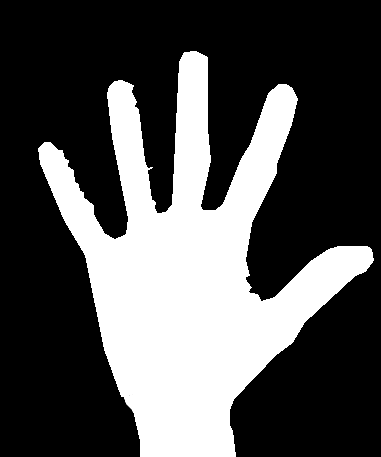
//> input picture ContourDemo4/defects1.png, 381 x 457 px
$ ./ContourDemo4   (built with g++ and OpenCV 4)
//> lines starting //> are read from the running program, lines starting //| are printed output that depends on the picture; after the words box and inside, x2 and y2 are one past the last pixel; in counts of white or black regions, pixels touching at a corner belong together
### ContourDemo4/stdafx.h
// stdafx.h : 可在此標頭檔中包含標準的系統 Include 檔，
// 或是經常使用卻很少變更的
// 專案專用 Include 檔案
//

#pragma once

#include "targetver.h"

#include <stdio.h>
#include <tchar.h>


// TODO:  在此參考您的程式所需要的其他標頭

### ContourDemo4/ContourDemo4.cpp
// ContourDemo4.cpp : 定義主控台應用程式的進入點。
//

#include "stdafx.h"
#include <opencv2\opencv.hpp>
#include <opencv2\core\utility.hpp>
#include <opencv2\imgproc.hpp>
#include <opencv2\highgui.hpp>
#include <iostream>
#include <iomanip>

using namespace cv;
using namespace std;

Mat imgSrc, imgG, imgBW, imgDst, imgMask;
bool sortByXAscend(Point a, Point b) { return (a.x<b.x); }
bool sortByXDescend(Point a, Point b) { return (a.x>b.x); }
bool sortByYAscend(Point a, Point b) { return (a.y<b.y); }
bool sortByYDescend(Point a, Point b) { return (a.y>b.y); }

int main()
{

	//imgSrc = imread("star.jpg", CV_LOAD_IMAGE_UNCHANGED);
	//imgSrc = imread("triStar.jpg", CV_LOAD_IMAGE_UNCHANGED);
	imgSrc = imread("defects1.png", CV_LOAD_IMAGE_UNCHANGED);
//> imgSrc is the input picture: 457 rows x 381 cols, CV_8UC3; min 0, max 255, mean 81.7

	// [4 lines of commented-out code are left out]

	if (!imgSrc.data)
	{
		cout << "找不到檔案!" << endl;
		return -1;
	}

	cvtColor(imgSrc, imgG, CV_BGR2GRAY);
	threshold(imgG, imgBW, 100, 255, THRESH_BINARY);
//> imgBW: 457 rows x 381 cols, CV_8UC1; 32% white; 1 white region
	vector<vector<Point>> contours;
	vector<Vec4i> hierarchy;

	RNG rng(clock());

	findContours(imgBW, contours, hierarchy, CV_RETR_EXTERNAL, CV_CHAIN_APPROX_SIMPLE);
//> contours = 1 contour; box (x1, y1, x2, y2) and area: (38, 51, 374, 457) 54848

	vector<vector<Point>> hull(contours.size());
//> hull = 1 empty contours

	imgSrc.copyTo(imgDst);


	for (int i = 0; i < contours.size(); i++) {

		if (isContourConvex(contours[i]) || contours[i].size()<3) continue;
		convexHull(Mat(contours[i]), hull[i], false);
		vector<int> convexHull_IntIdx;
		vector<Vec4i> defects;

		cout << "contour # " << i << endl;
		imgMask = Mat::zeros(imgSrc.size(), CV_8UC1);
		drawContours(imgMask, contours, i, Scalar(255), -1);
		Mat imgROI;
		imgSrc.copyTo(imgROI, imgMask);
		Scalar color1 = Scalar(255, 0, 0);
		drawContours(imgROI, contours, i, color1, 2, 8, vector<Vec4i>(), 0, Point());
		Scalar color2 = Scalar(0, 0, 255);
		drawContours(imgROI, hull, i, color2, 2, 8, vector<Vec4i>(), 0, Point());
		string name = std::to_string(i);
		imshow(name, imgROI);
		waitKey(0);

		if (contours[i].size() >= 3)
		{
			convexHull(contours[i], convexHull_IntIdx, true);
			convexityDefects(contours[i], convexHull_IntIdx, defects);
			for (int j = 0; j< defects.size(); ++j)
			{
				//cout << "defects[j]" << defects[j] << endl;
				Matx<int, 4, 1> defectVector = defects[j];
				vector<Point> contours1 = contours[i];
				Point point1 = contours1[defectVector.val[0]];// start point
				Point point2 = contours1[defectVector.val[1]];// end point
				Point point3 = contours1[defectVector.val[2]];// top point
				float dist = defectVector.val[3];
				cout << "point1 = " << point1 << endl;
				cout << "point2 = " << point2 << endl;
				cout << "point3 = " << point3 << endl;
				cout << "defect size = " << dist << endl;
				//printf("dist: %f \n", dist);
				//if ( defectVector.val[3] <= 10000 ) { continue; } // skip defects that are shorter than 100 pixel
				circle(imgROI, point1, 8, Scalar(255, 255, 0), -1, CV_AA);
				circle(imgROI, point2, 8, Scalar(0, 255, 0), -1, CV_AA);
				circle(imgROI, point3, 8, Scalar(0, 0, 255), -1, CV_AA);
				line(imgROI, point1, point2, Scalar(255, 255, 0), 2, 8);
				line(imgROI, point2, point3, Scalar(0, 255, 255), 2, 8);
				line(imgROI, point3, point1, Scalar(255, 0, 255), 2, 8);
				string name = std::to_string(i);
				imshow(name, imgROI);
				waitKey(0);
			}
		}


		// [45 lines of commented-out code are left out]
	}
//> this loop made 1 pass
//| contour # 0
//> pass 1, `imshow(name, imgROI);`:
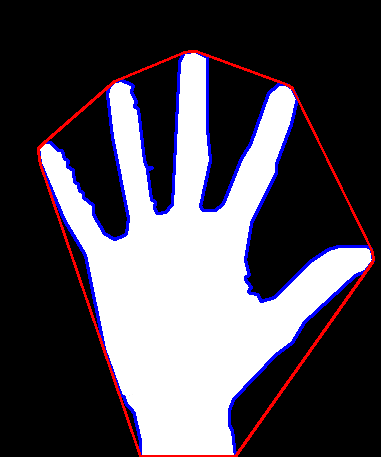
//> window '0': 457 rows x 381 cols, CV_8UC3; mean B, G, R 84.2, 75.3, 80
	//imshow("Contour", imgDst);

	waitKey(0);
	return 0;
}

$ run again, with ContourDemo4/star.jpg saved as ContourDemo4/defects1.png
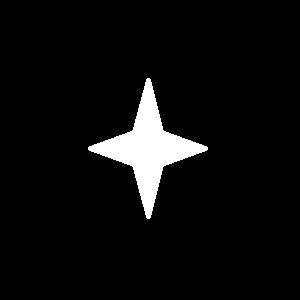
//> input picture ContourDemo4/star.jpg, 300 x 300 px
//> imgSrc is the input picture: 300 rows x 300 cols, CV_8UC3; min 0, max 255, mean 13.3
//> imgBW: 300 rows x 300 cols, CV_8UC1; 5.2% white; 1 white region
//> contours = 1 contour; box (x1, y1, x2, y2) and area: (88, 78, 208, 219) 4503
//> hull = 1 empty contours
//> the loop `for (int i = 0; i < contours.size(); i++)` made 1 pass
//> convexHull_IntIdx on pass 1: [0, 1, 61, 62, 122, 123, 124, 125, 183, 184, 242, 243]
//> (printed output is left out)
//> pass 1, `imshow(name, imgROI);`:
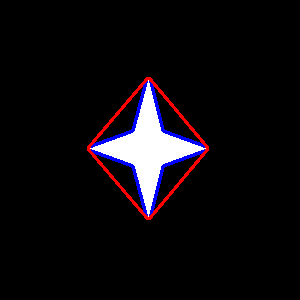
//> window '0': 300 rows x 300 cols, CV_8UC3; mean B, G, R 14.4, 10.7, 14.1

$ run again, with ContourDemo4/triStar.jpg saved as ContourDemo4/defects1.png
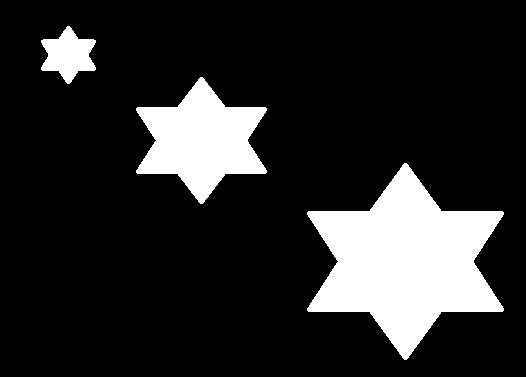
//> input picture ContourDemo4/triStar.jpg, 526 x 377 px
//> imgSrc is the input picture: 377 rows x 526 cols, CV_8UC3; min 0, max 255, mean 40.6
//> imgBW: 377 rows x 526 cols, CV_8UC1; 15.9% white; 3 white regions
//> contours = 3 contours; box (x1, y1, x2, y2) and area: (307, 163, 504, 360) 20290, (136, 77, 267, 204) 8909, (41, 26, 96, 84) 1774
//> hull = 3 empty contours
//> the loop `for (int i = 0; i < contours.size(); i++)` made 3 passes
//> convexHull_IntIdx on passes 1 to 3: [0, 28, 29, 97, 98, 126, 127, 155, 156, 225, 226, 254], [0, 16, 17, 61, 62, 78, 79, 95, 96, 141, 142, 158], [0, 12, 33, 34, 44, 45, 55, 56, 77, 89]
//> (printed output is left out)
//> pass 1, `imshow(name, imgROI);`:
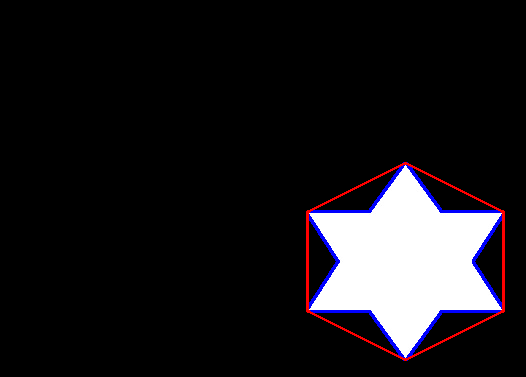
//> window '0': 377 rows x 526 cols, CV_8UC3; mean B, G, R 27.5, 24.5, 26.6
//> after the loop `for (int i = 0; i < contours.size(); i++)`:
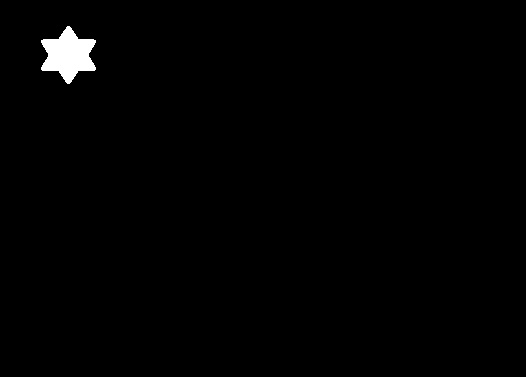
//> imgMask: 377 rows x 526 cols, CV_8UC1; 0.94% white; 1 white region, box (x1, y1, x2, y2) and area: (41, 26, 96, 84) 1866

$ run again, with ContourDemo4/one.png copied over ContourDemo4/defects1.png
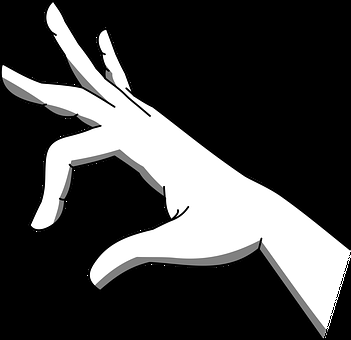
//> input picture ContourDemo4/one.png, 351 x 340 px
//> imgSrc is the input picture: 340 rows x 351 cols, CV_8UC4; mean B, G, R, A 65.8, 65.8, 65.8, 76.3
//> `threshold(imgG, imgBW, 100, 255, THRESH_BINARY);`:
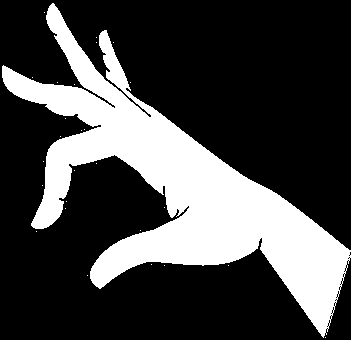
//> imgBW: 340 rows x 351 cols, CV_8UC1; 27.3% white; 27 white regions (26 under 20 px)
//> contours = 27 contours, 26 with area under 20; largest, box (x1, y1, x2, y2) and area: (2, 3, 351, 338) 31784
//> hull = 27 empty contours
//> the loop `for (int i = 0; i < contours.size(); i++)` made 27 passes
//| contour # 26
